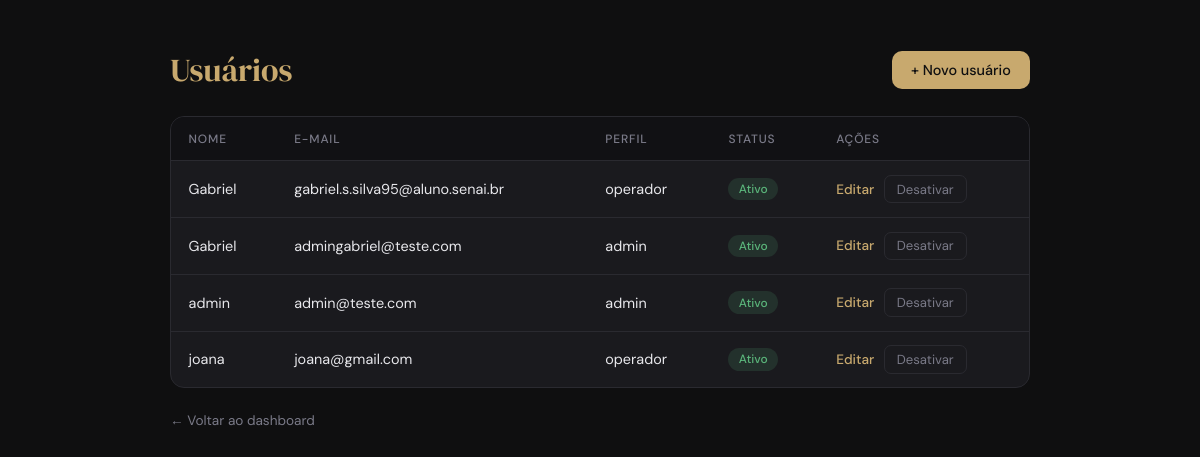
/usuarios/ (signed in), run on the app's committed database.
### app/models/usuario.py (models this page shows)
class Usuario(Base):
    __tablename__ = "usuarios"
    id = Column(Integer, primary_key=True, autoincrement=True)
    nome = Column(String(100), nullable=False)
    email = Column(String(150), unique=True, nullable=False)
    senha_hash = Column(String(255), nullable=False)
    role = Column(String(20), default="operador")
    ativo = Column(Boolean, default=True)
    criado_em = Column(DateTime, server_default=func.now())

### app/controllers/admin_controller.py (the view)
@router.get("/")
def listar_usuarios(
    request: Request,
    db: Session = Depends(get_db),
    admin = Depends(get_admin) # Bloqueia quem não é admin
):
    usuarios = db.query(Usuario).order_by(Usuario.nome).all()
    return templates.TemplateResponse(
        request,
        "usuarios/index.html",
        {
            "request": request,
            "admin": admin,
            "usuarios": usuarios
        }
    )

### app/templates/usuarios/index.html (shortened to what this page needs)
<!DOCTYPE html>
<html lang="pt-br">
<head>
</head>
<body>
    <div class="container">
        <div class="page-header">
            <div class="page-title">Usuários</div>
            <a href="/usuarios/novo" class="btn-novo">+ Novo usuário</a>
        </div>
        <div class="table-wrap">
            <table>
                <thead>
                    <tr>
                        <th>Nome</th>
                        <th>E-mail</th>
                        <th>Perfil</th>
                        <th>Status</th>
                        <th>Ações</th>
                    </tr>
                </thead>
                <tbody>
                    {% for u in usuarios %}
                    <tr>
                        <td>{{ u.nome }}</td>
                        <td>{{ u.email }}</td>
                        <td>{{ u.role }}</td>
                        <td>
                            <span class="status {{ 'status-ativo' if u.ativo else 'status-inativo' }}">
                                {{ "Ativo" if u.ativo else "Inativo" }}
                            </span>
                        </td>
                        <td>
                            <div class="acoes">
                                <a href="/usuarios/{{ u.id }}/editar" class="btn-editar">Editar</a>
                                <form action="/usuarios/{{ u.id }}/toggle-ativo" method="post">
                                    <button type="submit" class="btn-toggle {{ '' if u.ativo else 'ativar' }}">
                                        {{ "Desativar" if u.ativo else "Ativar" }}
                                    </button>
                                </form>
                            </div>
                        </td>
                    </tr>
                    {% endfor %}
                </tbody>
            </table>
        </div>
        <a href="/" class="back">← Voltar ao dashboard</a>
    </div>
</body>
</html>

### app/templates/usuarios/index.html (style rules this page uses)
*, *::before, *::after { box-sizing: border-box; margin: 0; padding: 0; }
:root { --bg: #0f0f10; --surface: #1a1a1e; --border: #2a2a30; --text: #e8e8ec; --muted: #7a7a88; --accent: #c8a96e; --success: #5ab47a; --error: #e07060; }
body { background: var(--bg); color: var(--text); font-family: 'DM Sans', sans-serif; min-height: 100vh; padding: 3rem 2rem; }
.container { max-width: 860px; margin: 0 auto; animation: fadeUp .5s ease both; }
.page-header { display: flex; align-items: center; justify-content: space-between; margin-bottom: 1.5rem; flex-wrap: wrap; gap: 1rem; }
.page-title { font-family: 'DM Serif Display', serif; font-size: 2rem; color: var(--accent); }
.btn-novo { background: var(--accent); color: #0f0f10; text-decoration: none; padding: .65rem 1.2rem; border-radius: 10px; font-size: .9rem; font-weight: 500; transition: filter .2s; }
.table-wrap { background: var(--surface); border: 1px solid var(--border); border-radius: 14px; overflow: hidden; }
table { width: 100%; border-collapse: collapse; font-size: .9rem; }
thead { background: #111114; }
th { padding: .85rem 1.1rem; text-align: left; font-size: .75rem; font-weight: 500; text-transform: uppercase; letter-spacing: .07em; color: var(--muted); border-bottom: 1px solid var(--border); }
td { padding: .85rem 1.1rem; border-bottom: 1px solid var(--border); color: var(--text); }
tbody tr:last-child td { border-bottom: none; }
.status { display: inline-block; padding: .2rem .65rem; border-radius: 999px; font-size: .75rem; font-weight: 500; }
.status-ativo { background: rgba(90,180,122,.15); color: var(--success); }
.acoes { display: flex; align-items: center; gap: .6rem; }
.btn-editar { color: var(--accent); text-decoration: none; font-size: .85rem; font-weight: 500; transition: opacity .2s; }
.btn-toggle { background: transparent; border: 1px solid var(--border); color: var(--muted); padding: .3rem .75rem; border-radius: 7px; font-family: inherit; font-size: .82rem; cursor: pointer; transition: all .2s; }
.back { display: inline-block; margin-top: 1.5rem; color: var(--muted); text-decoration: none; font-size: .85rem; transition: color .2s; }

### data on the page
Usuario: nome "Gabriel", email "gabriel.s.silva95@aluno.senai.br", role "operador", ativo "Ativo", ativo "Desativar"
Usuario: nome "Gabriel", email "admingabriel@teste.com", role "admin", ativo "Ativo", ativo "Desativar"
Usuario: nome "admin", email "admin@teste.com", role "admin", ativo "Ativo", ativo "Desativar"
Usuario: nome "joana", email "joana@gmail.com", role "operador", ativo "Ativo", ativo "Desativar"
